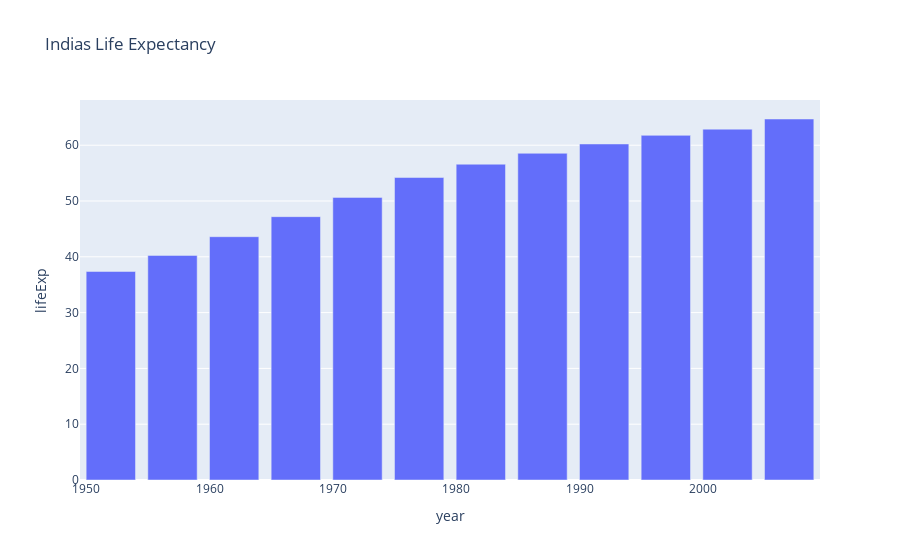

This figure's notebook cell:
### Code cell
px.bar(dfc, 'year', 'lifeExp', title='Indias Life Expectancy')

### Figure 1 — Plotly figure (JSON) as saved in the notebook; plotly's stock layout.template omitted (floating-point values rounded to 4 significant figures)
{"data": [{"alignmentgroup": "True", "hovertemplate": "year=%{x}<br>lifeExp=%{y}<extra></extra>", "legendgroup": "", "marker": {"color": "#636efa", "pattern": {"shape": ""}}, "name": "", "offsetgroup": "", "orientation": "v", "showlegend": false, "textposition": "auto", "type": "bar", "x": [1952, 1957, 1962, 1967, 1972, 1977, 1982, 1987, 1992, 1997, 2002, 2007], "xaxis": "x", "y": [37.37, 40.25, 43.6, 47.19, 50.65, 54.21, 56.6, 58.55, 60.22, 61.77, 62.88, 64.7], "yaxis": "y"}], "layout": {"barmode": "relative", "legend": {"tracegroupgap": 0}, "title": {"text": "Indias Life Expectancy"}, "xaxis": {"anchor": "y", "domain": [0, 1], "title": {"text": "year"}}, "yaxis": {"anchor": "x", "domain": [0, 1], "title": {"text": "lifeExp"}}}}
